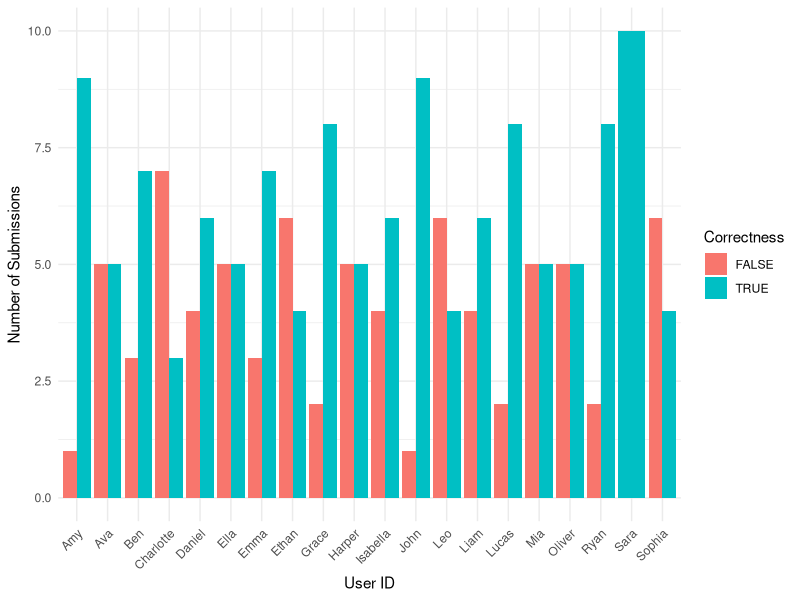
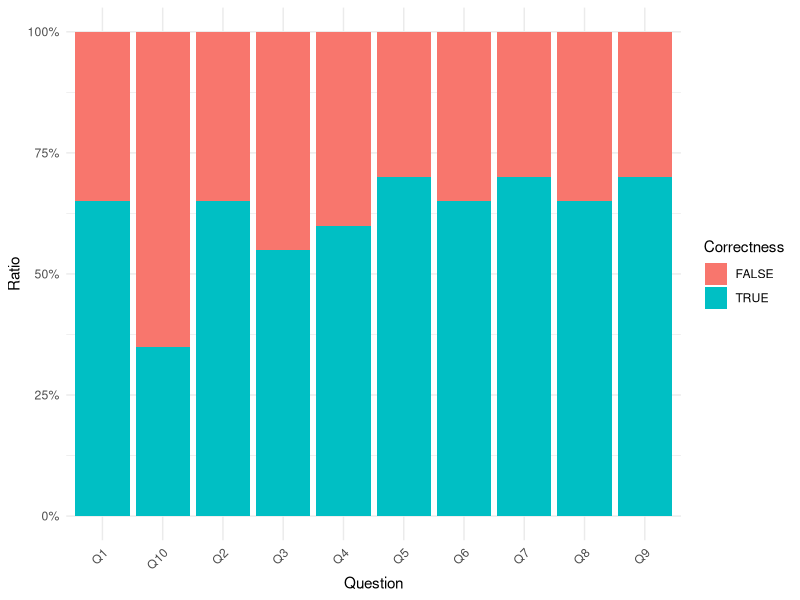

R code for these plots, in order:
## ---- chunk 1

library(tidyverse)
library(knitr)

knitr::opts_chunk$set(echo = FALSE)
## ---- chunk 2
# Load data from a local CSV file
data <- read.csv('./data/TestData2.csv')

# Separate columns into problems, answers, correctness and points
problems <- data %>%
  select(user_id, starts_with("Q") & ends_with("_problem")) %>%
  pivot_longer(-user_id, names_to = "question", values_to = "problem", names_pattern = "(Q\\d+)_problem")

answers <- data %>%
  select(user_id, starts_with("Q") & ends_with("_answer")) %>%
  pivot_longer(-user_id, names_to = "question", values_to = "answer", names_pattern = "(Q\\d+)_answer")

correctness <- data %>%
  select(user_id, starts_with("Q") & ends_with("_correct")) %>%
  pivot_longer(-user_id, names_to = "question", values_to = "correct", names_pattern = "(Q\\d+)_correct")

points <- data %>%
  select(user_id, starts_with("Q") & ends_with("_points")) %>%
  pivot_longer(-user_id, names_to = "question", values_to = "points", names_pattern = "(Q\\d+)_points")

# Combine reshaped data
data_long <- full_join(problems, answers, by = c("user_id", "question")) %>%
  full_join(correctness, by = c("user_id", "question")) %>%
  full_join(points, by = c("user_id", "question"))

# Convert correct column to logical and points to integer
data_long$correct <- as.logical(data_long$correct)
data_long$points <- as.integer(data_long$points)

# Check the data
data_long

## ---- chunk 3
kable(data_long)
## ---- chunk 4
# Aggregate data by user_id and correct
user_data <- data_long %>%
  group_by(user_id, correct) %>%
  summarise(n = n(), .groups = 'drop')

# Aggregate data by question and correct
question_data <- data_long %>%
  group_by(question, correct) %>%
  summarise(n = n(), .groups = 'drop')
## ---- chunk 5
# Bar plot of submissions by user, colored by whether they are correct or not
ggplot(user_data, aes(x = user_id, y = n, fill = correct)) +
  geom_bar(stat = 'identity', position = 'dodge') +
  labs(x = "User ID", y = "Number of Submissions", fill = "Correctness") +
  theme_minimal() +
  theme(axis.text.x = element_text(angle = 45, hjust = 1))
## ---- chunk 6
# Bar plot of submissions by question, colored by whether they are correct or not
ggplot(question_data, aes(x = as.factor(question), y = n, fill = correct)) +
  geom_bar(stat = 'identity', position = 'fill') +
  scale_y_continuous(labels = scales::percent) +
  labs(x = "Question", y = "Ratio", fill = "Correctness") +
  theme_minimal() +
  theme(axis.text.x = element_text(angle = 45, hjust = 1))
## ---- chunk 7
# Calculate the number of correct answers per question
incorrect_answers <- question_data %>%
  filter(correct == FALSE)

# Sort questions by the number of correct answers
sorted_questions <- incorrect_answers %>%
  arrange(desc(n))

# Display in a kable table
knitr::kable(sorted_questions, caption = "Questions Sorted by Number of Correct Answers")
## ---- chunk 8

# Calculate total points earned by each student
total_points_earned <- data_long %>%
  filter(correct == TRUE) %>%
  group_by(user_id) %>%
  summarise(total_earned = sum(points, na.rm = TRUE))

# Calculate total possible points for the test
total_points_possible <- data_long %>%
  group_by(user_id) %>%
  summarise(total_possible = sum(points, na.rm = TRUE))

# Join total_points_earned and total_points_possible
grading <- full_join(total_points_earned, total_points_possible, by = "user_id")

# Calculate percentage of points earned
grading <- grading %>%
  mutate(percentage = (total_earned / total_possible) * 100)

# Assign letter grade
grading <- grading %>%
  mutate(letter_grade = case_when(
    percentage >= 90 ~ "A",
    percentage >= 80 ~ "B",
    percentage >= 70 ~ "C",
    percentage >= 60 ~ "D",
    TRUE ~ "F"
  ))

# Sort by percentage, highest to lowest
grading <- grading %>%
  arrange(desc(percentage))

kable(grading)

